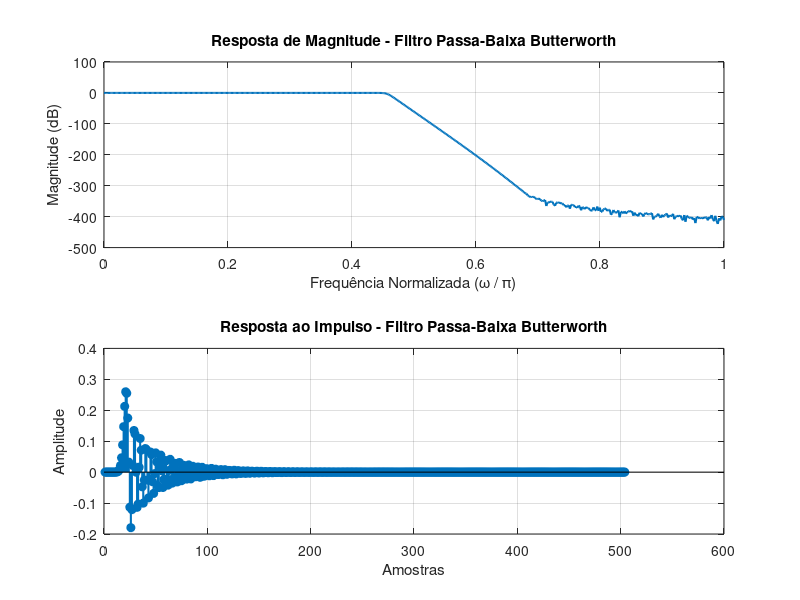

Source code (MATLAB):
 pkg load signal

% Especificações do filtro
omega_p = 0.45 * pi; % Frequência de borda da banda passante
omega_s = 0.5 * pi;  % Frequência de borda da banda de parada
Rp = 0.5;            % Ondulação máxima na banda passante (dB)
As = 60;             % Atenuação mínima na banda de parada (dB)

% Frequências normalizadas (para a função butterord)
Wp = omega_p / pi; % Frequência de borda da banda passante normalizada
Ws = omega_s / pi; % Frequência de borda da banda de parada normalizada

% Determinação da ordem e frequência de corte do filtro Butterworth
[N, Wn] = buttord(Wp, Ws, Rp, As); % Ordem e frequência de corte
fprintf('Ordem do filtro Butterworth: %d\n', N);

% Projeto do filtro digital Butterworth
[b_butter, a_butter] = butter(N, Wn, 'low'); % Filtro passa-baixa

% Análise da resposta em frequência
[H_butter, omega_butter] = freqz(b_butter, a_butter, linspace(0, pi, 500)); % Frequências normalizadas
magnitude_butter_dB = 20 * log10(abs(H_butter)); % Magnitude em dB

% Determinação da atenuação mínima real na banda de parada
index_stopband = find(omega_butter / pi >= Ws, 1); % Índice da frequência de borda da banda de parada
attenuation_stopband = -magnitude_butter_dB(index_stopband); % Atenuação em dB
fprintf('Atenuação mínima na banda de parada: %.2f dB\n', attenuation_stopband);

% Resposta ao impulso
impulse_response_butter = impz(b_butter, a_butter);

% Plotagem dos resultados
figure;

% Resposta em frequência
subplot(2, 1, 1);
plot(omega_butter / pi, magnitude_butter_dB, 'LineWidth', 1.5);
xlabel('Frequência Normalizada (\omega / \pi)');
ylabel('Magnitude (dB)');
title('Resposta de Magnitude - Filtro Passa-Baixa Butterworth');
grid on;

% Resposta ao impulso
subplot(2, 1, 2);
stem(impulse_response_butter, 'filled', 'LineWidth', 1.5);
xlabel('Amostras');
ylabel('Amplitude');
title('Resposta ao Impulso - Filtro Passa-Baixa Butterworth');
grid on;
% pause(10);
print("trab4/4-a)png", "-dpng");
